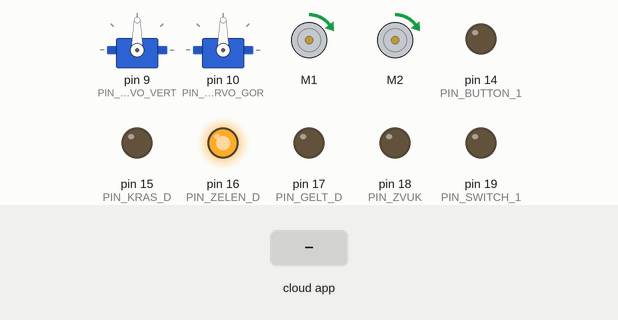
This sketch was run on a simulated Arduino Uno, built with avr-gcc and run on an emulated ATmega328P. Shown: 2 × servo, 2 × DC motor (green arrow = forward, orange = backward, longer = faster), output pins drawn as LEDs (lit = HIGH). Inputs (shaded band) come from the test bench. The RemoteXY app is connected.

Above: at 1.2 s.
1.3 s: the phone or cloud app sets joystick_1_x to -100
At 1.6 s:
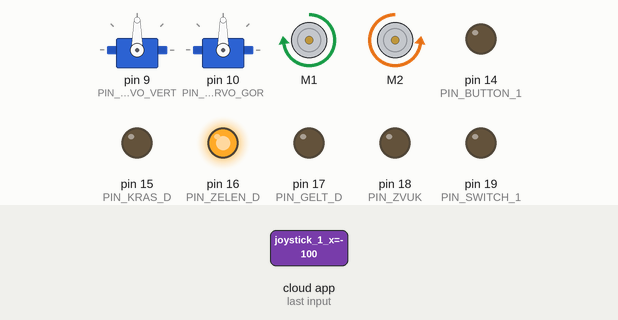
2.8 s: the phone or cloud app sets joystick_1_y to -100
At 3.9 s:
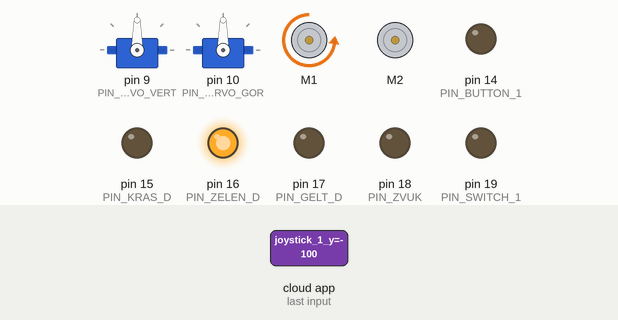
4.3 s: the phone or cloud app sets switch_1 to 1
At 5.0 s:
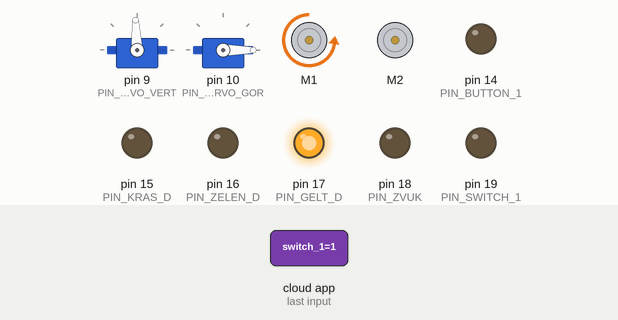
5.8 s: the phone or cloud app sets slider_1 to -100
At 6.2 s:
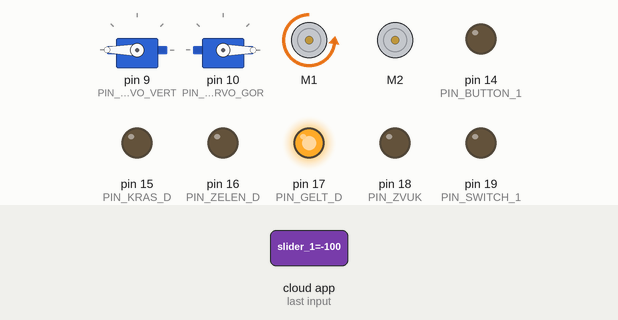
7.3 s: the phone or cloud app sets slider_2 to 25
At 8.5 s:
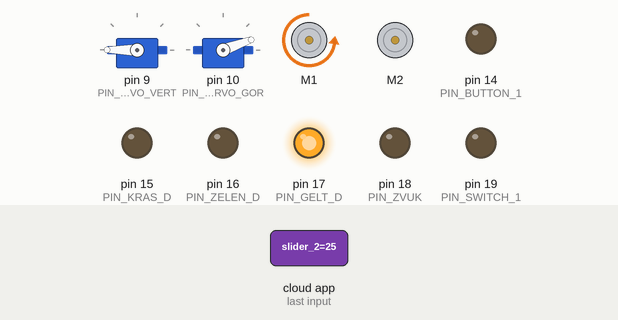
8.8 s: the phone or cloud app sets slider_1 to 0
At 9.7 s:
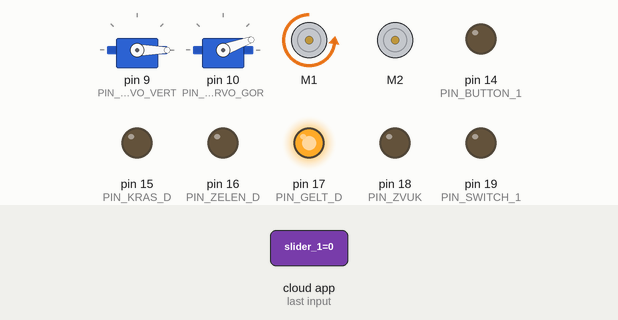
Timing chart, 0 to 11.3 s (numbered marks = the images above; inputs shaded):
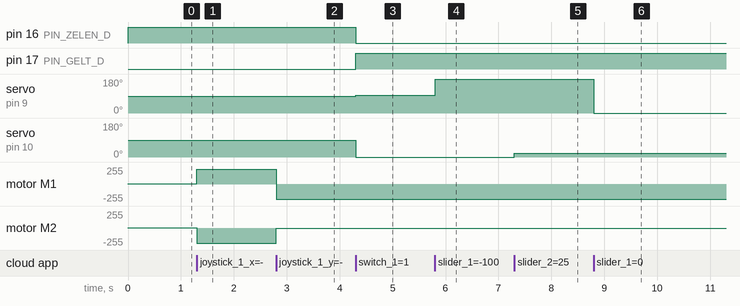

The sketch:

Tank.ino
```cpp
/*Полностью работающий код. Реализованы три степени свободы.
Во время актиивации первой осуществляется движение моторов. Предусмотрено 8 положений джостика:
Движение вперед, назад, на месте направо, налево, вперед и назад только правым или левым мотором.
Во время активации второй степени свободы осуществляется движение башни и пушки двумя слайдерами.
Башня поворачивается на 180 градусов, пушка поднимается на 90.
Во время активации третьей степени свободы осуществляется стрельба лазером по кнопке.
Индикация степени свободы осуществляется с помощью трех светодиодов: зеленый, желтый и красный. */


#define REMOTEXY_MODE__HARDSERIAL

#include <RemoteXY.h>
#include <Servo.h>
#include <AFMotor.h>

AF_DCMotor motor1(1);
AF_DCMotor motor2(2);

#define REMOTEXY_SERIAL Serial
#define REMOTEXY_SERIAL_RX 1
#define REMOTEXY_SERIAL_TX 0
#define REMOTEXY_SERIAL_SPEED 9600


#pragma pack(push, 1)
unsigned char RemoteXY_CONF[] =   // 52 bytes
  { 255,6,0,0,0,45,0,16,31,0,5,1,60,9,30,30,2,26,31,4,
  128,25,45,69,11,2,26,4,0,33,5,11,33,2,26,1,0,4,44,12,
  12,2,31,0,3,3,5,6,8,22,2,26 };
struct {

    // input variables
  signed char joystick_1_x; // oт -100 до 100
  signed char joystick_1_y; // oт -100 до 100
  unsigned char slider_1; // =-100..100 положение слайдера
  unsigned char slider_2; // =0..100 положение слайдера
  unsigned char button_1; // =1 если кнопка нажата, иначе =0
  unsigned char switch_1; // =0 если переключатель в положении A, =1 если в положении B, =2 если в положении C, ...

    // other variable
  unsigned char connect_flag;  // =1 if wire connected, else =0

} RemoteXY;
#pragma pack(pop)

Servo myservo1;
Servo myservo2;

#define PIN_BUTTON_1 14

#define PIN_SWITCH_1 19

#define PIN_SERVO_VERT 9
#define PIN_SERVO_GOR 10

#define PIN_ZVUK 18

#define PIN_KRAS_D 15
#define PIN_ZELEN_D 16
#define PIN_GELT_D 17

void setup()
{
  RemoteXY_Init ();

  pinMode (PIN_ZVUK, OUTPUT);

  pinMode (PIN_KRAS_D, OUTPUT);
  pinMode (PIN_ZELEN_D, OUTPUT);
  pinMode (PIN_GELT_D, OUTPUT);

  pinMode (PIN_SERVO_VERT, OUTPUT);
  pinMode (PIN_SERVO_GOR, OUTPUT);

  pinMode (PIN_ZVUK, OUTPUT);

  myservo1.attach(PIN_SERVO_VERT);
  myservo2.attach(PIN_SERVO_GOR);

  RemoteXY.slider_1 = 50;
  RemoteXY.slider_2 = 0;

  pinMode (PIN_BUTTON_1, OUTPUT);

  pinMode (PIN_SWITCH_1, OUTPUT);

  RemoteXY.switch_1 = 0;

}

void loop()
{
  RemoteXY_Handler ();

int ms1 = RemoteXY.slider_1*20+500;
int ms2 = RemoteXY.slider_2*10+500;

int A = RemoteXY.joystick_1_y;
int B = RemoteXY.joystick_1_x;

switch (RemoteXY.switch_1) {
  case 0:
    digitalWrite(16, HIGH);
    digitalWrite(17, LOW);
    digitalWrite(15, LOW);

    if((B > - 20)&&(B < 20)&&(A > 60)){
      motor1.run(FORWARD);
      motor2.run(FORWARD);
      motor1.setSpeed(225);
      motor2.setSpeed(225);
    }
    else if((B > - 20)&&(B < 20)&&(A < - 60)){
      motor1.run(BACKWARD);
      motor2.run(BACKWARD);
      motor1.setSpeed(225);
      motor2.setSpeed(225);
    }
    else if((B > 60)&&(A > - 20)&&(A < 20)){
      motor1.run(BACKWARD);
      motor2.run(FORWARD);
      motor1.setSpeed(225);
      motor2.setSpeed(225);
    }
    else if((B < - 60)&&(A > - 20)&&(A < 20)){
      motor1.run(FORWARD);
      motor2.run(BACKWARD);
      motor1.setSpeed(225);
      motor2.setSpeed(225);
    }
    else if((B > 50)&&(A > 50)){
      motor1.run(FORWARD);
      motor2.run(FORWARD);
      motor1.setSpeed(0);
      motor2.setSpeed(225);
    }
    else if((B < - 50)&&(A > 50)){
      motor1.run(FORWARD);
      motor2.run(FORWARD);
      motor1.setSpeed(225);
      motor2.setSpeed(RELEASE);
    }
    else if((B < - 50)&&(A < - 50)){
      motor1.run(BACKWARD);
      motor2.run(BACKWARD);
      motor1.setSpeed(225);
      motor2.setSpeed(0);
    }
    else if((B > 50)&&(A < - 50)){
      motor1.run(BACKWARD);
      motor2.run(BACKWARD);
      motor1.setSpeed(0);
      motor2.setSpeed(225);
    }
    else{
      motor1.run(FORWARD);
      motor2.run(FORWARD);
      motor1.setSpeed(RELEASE);
      motor2.setSpeed(RELEASE);
    }
    break;

  case 1:
    digitalWrite(16, LOW);
    digitalWrite(17, HIGH);
    digitalWrite(15, LOW);
    myservo1.writeMicroseconds(ms1);
    myservo2.writeMicroseconds(ms2);

    break;

  case 2:
    digitalWrite(16, LOW);
    digitalWrite(17, LOW);
    //digitalWrite(15, HIGH);

    digitalWrite(PIN_BUTTON_1, (RemoteXY.button_1==0)?LOW:HIGH);
    digitalWrite(PIN_ZVUK, (RemoteXY.button_1==0)?LOW:HIGH);
    digitalWrite(PIN_KRAS_D, (RemoteXY.button_1==0)?LOW:HIGH);

    break;
  }

}
```

Measured:
- after the input at 1.3 s, motor M1: forward 4/255 → forward 225/255 at once; motor M2: forward 4/255 → backward 225/255 at once
- after the input at 2.8 s, motor M1: forward 225/255 → backward 225/255 at once; motor M2: backward 225/255 → stopped at once
- after the input at 4.3 s, pin 16 (PIN_ZELEN_D): HIGH → LOW at once; pin 17 (PIN_GELT_D): LOW → HIGH at once; servo on pin 9 (PIN_SERVO_VERT): 90° → 93° at once; servo on pin 10 (PIN_SERVO_GOR): 90° → 0° at once
- after the input at 5.8 s, servo on pin 9 (PIN_SERVO_VERT): 93° → 180° at once
- after the input at 7.3 s, servo on pin 10 (PIN_SERVO_GOR): 0° → 20° at once
- after the input at 8.8 s, servo on pin 9 (PIN_SERVO_VERT): 180° → 0° at once
